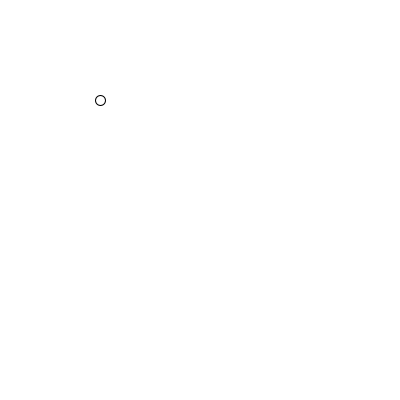
Frame 1 (no input)
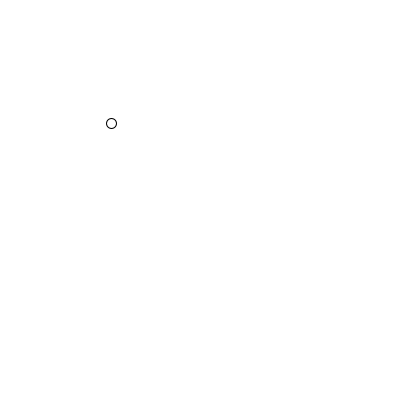
Frame 60 (the mouse pressed at the canvas centre just before this capture)
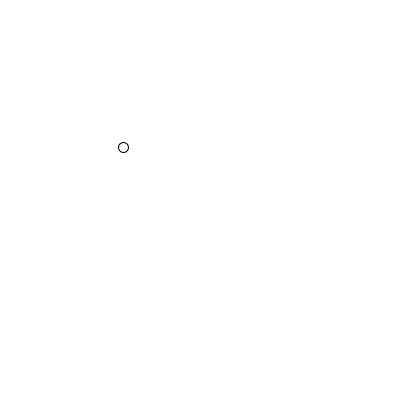
Frame 120 (the mouse held since frame 60 and released just before this capture)

The Processing sketch that drew these frames (run headless with seeded random() and noise(); from frame 60 on, the mouse is pressed at the canvas centre):

// Processing sketch: Week9_EulerVsVerletIntegration
// ── Week9_EulerVsVerletIntegration.pde
PVector speed = new PVector(0.2,0.4);
PVector pos = new PVector(100,100);

void setup(){
  size(400,400);
}

void draw(){
  background(255);
  ellipse(pos.x, pos.y, 10, 10);
  pos.add(speed);
}
